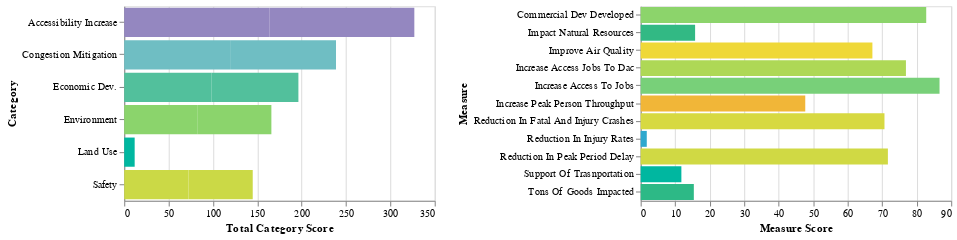

The notebook cell saved with this chart:
### Code cell
_utils.dual_bar_chart(
    score_card,
    "Category",
    "Category:N",
    "Total Category Score:Q",
    "Measure:N",
    "Measure Score:Q",
)

### Figure 1 — Vega-Lite specification as saved in the notebook (floating-point values rounded to 4 significant figures)
{"config": {"view": {"continuousWidth": 400, "continuousHeight": 300}}, "hconcat": [{"mark": "bar", "encoding": {"color": {"field": "Total Category Score", "legend": null, "scale": {"range": ["#2EA8CE", "#EB9F3C", "#F4D837", "#51BF9D", "#8CBCCB", "#9487C0"]}, "type": "quantitative"}, "tooltip": [{"field": "Category", "type": "nominal"}, {"field": "Total Category Score", "type": "quantitative"}], "x": {"field": "Total Category Score", "type": "quantitative"}, "y": {"field": "Category", "type": "nominal"}}, "height": 188, "selection": {"selector001": {"type": "multi", "fields": ["Category"]}}, "width": 300}, {"mark": "bar", "encoding": {"color": {"field": "Measure Score", "legend": null, "scale": {"range": ["#2EA8CE", "#EB9F3C", "#F4D837", "#51BF9D", "#8CBCCB", "#9487C0"]}, "type": "quantitative"}, "tooltip": [{"field": "Measure", "type": "nominal"}, {"field": "Measure Score", "type": "quantitative"}], "x": {"field": "Measure Score", "type": "quantitative"}, "y": {"field": "Measure", "type": "nominal"}}, "height": 188, "transform": [{"filter": {"selection": "selector001"}}], "width": 300}], "data": {"name": "data-6e93005fb36719cb080baf872817ae09"}, "$schema": "https://vega.github.io/schema/vega-lite/v4.17.0.json", "datasets": {"data-6e93005fb36719cb080baf872817ae09": [{"Measure": "Increase Peak Person Throughput", "Measure Score": 47.71, "Category": "Congestion Mitigation", "Total Category Score": 119.4}, {"Measure": "Reduction In Peak Period Delay", "Measure Score": 71.66, "Category": "Congestion Mitigation", "Total Category Score": 119.4}, {"Measure": "Reduction In Fatal And Injury Crashes", "Measure Score": 70.67, "Category": "Safety", "Total Category Score": 72.44}, {"Measure": "Reduction In Injury Rates", "Measure Score": 1.77, "Category": "Safety", "Total Category Score": 72.44}, {"Measure": "Increase Access To Jobs", "Measure Score": 86.63, "Category": "Accessibility Increase", "Total Category Score": 163.5}, {"Measure": "Increase Access Jobs To Dac", "Measure Score": 76.89, "Category": "Accessibility Increase", "Total Category Score": 163.5}, {"Measure": "Commercial Dev Developed", "Measure Score": 82.77, "Category": "Economic Dev.", "Total Category Score": 98.18}, {"Measure": "Tons Of Goods Impacted", "Measure Score": 15.41, "Category": "Economic Dev.", "Total Category Score": 98.18}, {"Measure": "Improve Air Quality", "Measure Score": 67.17, "Category": "Environment", "Total Category Score": 82.95}, {"Measure": "Impact Natural Resources", "Measure Score": 15.78, "Category": "Environment", "Total Category Score": 82.95}, {"Measure": "Support Of Trasnportation", "Measure Score": 11.8, "Category": "Land Use", "Total Category Score": 11.8}]}}
